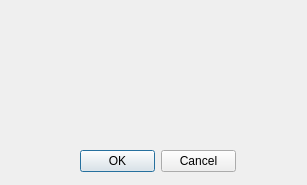
<?xml version="1.0" encoding="UTF-8"?>
<ui version="4.0">
 <class>DialogFind</class>
 <widget class="QDialog" name="DialogFind">
  <property name="geometry">
   <rect>
    <x>0</x>
    <y>0</y>
    <width>307</width>
    <height>185</height>
   </rect>
  </property>
  <property name="windowTitle">
   <string>Dialog</string>
  </property>
  <widget class="QDialogButtonBox" name="buttonBox">
   <property name="geometry">
    <rect>
     <x>80</x>
     <y>150</y>
     <width>156</width>
     <height>23</height>
    </rect>
   </property>
   <property name="standardButtons">
    <set>QDialogButtonBox::Cancel|QDialogButtonBox::Ok</set>
   </property>
  </widget>
 </widget>
 <resources/>
 <connections/>
</ui>
